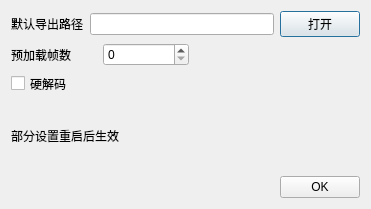
<?xml version="1.0" encoding="UTF-8"?>
<ui version="4.0">
 <class>settingsDialog</class>
 <widget class="QDialog" name="settingsDialog">
  <property name="geometry">
   <rect>
    <x>0</x>
    <y>0</y>
    <width>371</width>
    <height>209</height>
   </rect>
  </property>
  <property name="minimumSize">
   <size>
    <width>371</width>
    <height>209</height>
   </size>
  </property>
  <property name="maximumSize">
   <size>
    <width>504</width>
    <height>322</height>
   </size>
  </property>
  <property name="windowTitle">
   <string>Dialog</string>
  </property>
  <layout class="QVBoxLayout" name="verticalLayout">
   <item>
    <layout class="QHBoxLayout" name="horizontalLayout">
     <item>
      <widget class="QLabel" name="label_2">
       <property name="text">
        <string>默认导出路径</string>
       </property>
      </widget>
     </item>
     <item>
      <widget class="QLineEdit" name="filePathlineEdit"/>
     </item>
     <item>
      <widget class="QPushButton" name="openDirButton">
       <property name="text">
        <string>打开</string>
       </property>
      </widget>
     </item>
    </layout>
   </item>
   <item>
    <layout class="QHBoxLayout" name="horizontalLayout_3" stretch="1,1,2">
     <item>
      <widget class="QLabel" name="label">
       <property name="text">
        <string>预加载帧数</string>
       </property>
      </widget>
     </item>
     <item>
      <widget class="QSpinBox" name="frameSpinBox"/>
     </item>
     <item>
      <spacer name="horizontalSpacer_2">
       <property name="orientation">
        <enum>Qt::Horizontal</enum>
       </property>
       <property name="sizeHint" stdset="0">
        <size>
         <width>40</width>
         <height>20</height>
        </size>
       </property>
      </spacer>
     </item>
    </layout>
   </item>
   <item>
    <widget class="QCheckBox" name="hwDecodeCheckBox">
     <property name="minimumSize">
      <size>
       <width>349</width>
       <height>23</height>
      </size>
     </property>
     <property name="maximumSize">
      <size>
       <width>482</width>
       <height>23</height>
      </size>
     </property>
     <property name="text">
      <string>硬解码</string>
     </property>
    </widget>
   </item>
   <item>
    <widget class="QLabel" name="label_3">
     <property name="text">
      <string>部分设置重启后生效</string>
     </property>
    </widget>
   </item>
   <item>
    <layout class="QHBoxLayout" name="horizontalLayout_2">
     <item>
      <spacer name="horizontalSpacer">
       <property name="orientation">
        <enum>Qt::Horizontal</enum>
       </property>
       <property name="sizeHint" stdset="0">
        <size>
         <width>40</width>
         <height>20</height>
        </size>
       </property>
      </spacer>
     </item>
     <item>
      <widget class="QPushButton" name="okButton">
       <property name="text">
        <string>OK</string>
       </property>
      </widget>
     </item>
    </layout>
   </item>
  </layout>
 </widget>
 <resources/>
 <connections>
  <connection>
   <sender>okButton</sender>
   <signal>clicked()</signal>
   <receiver>settingsDialog</receiver>
   <slot>accept()</slot>
   <hints>
    <hint type="sourcelabel">
     <x>351</x>
     <y>180</y>
    </hint>
    <hint type="destinationlabel">
     <x>233</x>
     <y>29</y>
    </hint>
   </hints>
  </connection>
 </connections>
</ui>
